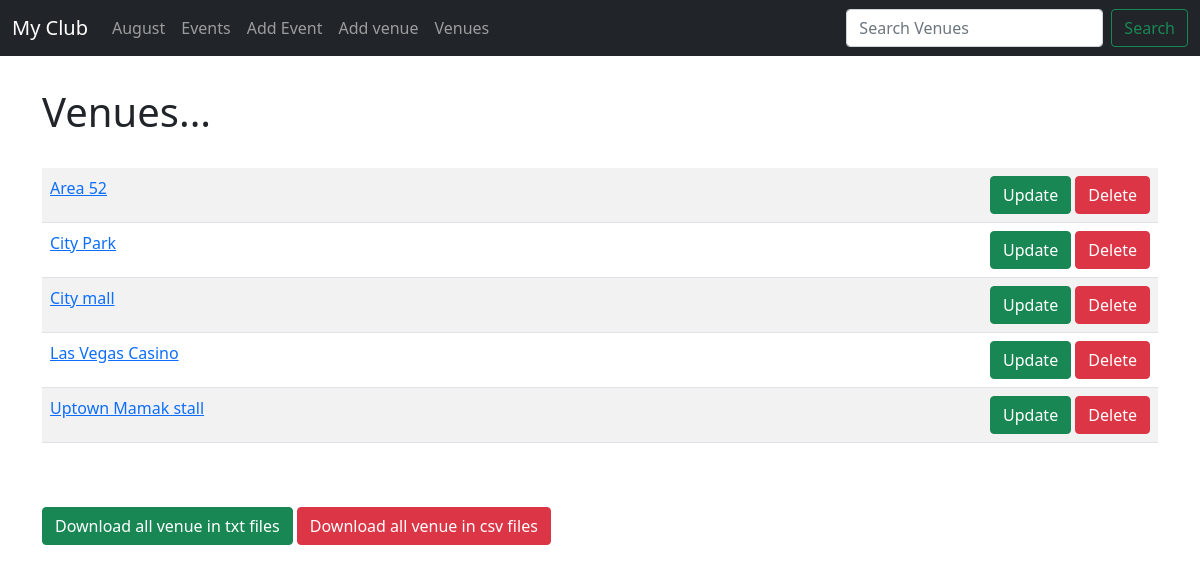
/venues, run on the app's committed database.
### events/models.py (models this page shows)
class Venue(models.Model):
	name =models.CharField('Venue Name', max_length=120)
	address = models.CharField(max_length=300)
	zip_code =models.CharField(max_length=15)
	phone = models.CharField(max_length=25, blank =True)
	web = models.URLField('Website Address', blank =True)
	email_address = models.EmailField('Email Address', blank =True)
	def __str__(self):    # Show the name of object created in admin site
		return self.name

### events/views.py (the view)
# urls.py: path('venues', views.venues_list, name= 'venues-list'),
def venues_list(request):
	venues_list = Venue.objects.all().order_by('name') # can filter with all fields in the model
	context = {
		'venues_list':venues_list
	}
	return render(request, 'events/venues_list.html', context)

### events/templates/events/venues_list.html
{% extends 'events/base.html' %}
{% block content %}
<h1>Venues...</h1>
<br/>
<table class="table table-striped table-hover">
	{% for venues in venues_list %}
		<tr>
			<td><a href="{% url 'show-venues' venues.id %} ">{{ venues }}</a> </td>
			<td align="right">
			<a href="{% url 'update-venues' venues.id %} "><button class="btn btn-success">Update</button></a>
			<a href="{% url 'delete-venue' venues.id %} "><button class="btn btn-danger">Delete</button></a>
			</td>
		</tr>
	{% endfor %}
</table>
<br/><br/>
<a href="{% url 'venue-text' %} "><button class="btn btn-success">Download all venue in txt files</button></a>
<a href="{% url 'venue-csv' %} "><button class="btn btn-danger">Download all venue in csv files</button></a>
{% endblock %}

### data on the page
Venue: name "Area 52"
Venue: name "City Park"
Venue: name "City mall"
Venue: name "Las Vegas Casino"
Venue: name "Uptown Mamak stall"
